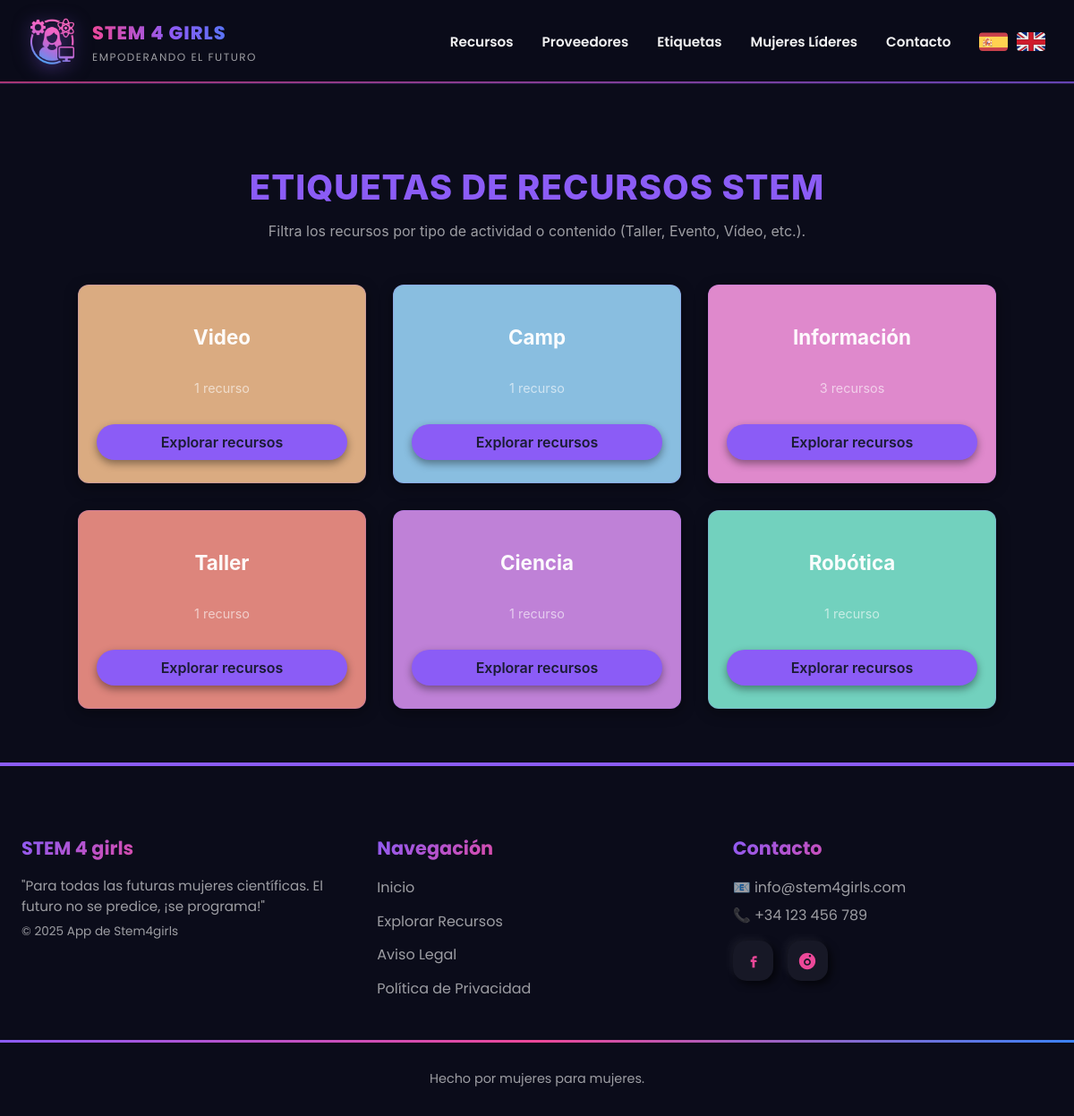
The app's page /tags/ with its own data.
### appstem4girls/models.py (models this page shows, shortened)
class Tag(models.Model):
    nombre = models.CharField(max_length=50)
    descripcion = models.TextField(blank=True)
    color_class = models.CharField(max_length=20, default='blue')

### appstem4girls/views.py (the view)
# urls.py: path('tags/', views.lista_tags, name='lista_tags'),
def lista_tags(request):
    tags = get_list_or_404(Tag)
    return render(request, 'lista_tags.html', {'tags': tags})

### appstem4girls/templates/lista_tags.html (shortened to what this page needs)
{% extends "base.html" %}
{% load static%}
{% load i18n %}
{% block extra_css %}
<link rel="stylesheet" href="{% static 'css/tags.css' %}">
{% endblock %}
{% block contenido %}
<section class="tags_section">
    <h1>{% trans "Etiquetas de Recursos STEM" %}</h1>
    <p class="subtitle">{% trans "Filtra los recursos por tipo de actividad o contenido (Taller, Evento, Vídeo, etc.)." %}</p>
    <div class="tags_grid">
        {% for tag in tags %}
            <div class="tag_card {{ tag.color_class }}">
                <h2>{{ tag.nombre }}</h2>
                <p>{{ tag.recursos.count }} {% trans "recurso" %}{{tag.recursos.count|pluralize:"s" }}</p>
                <a href="{% url 'detalle_tag' tag.id %}" class="btn_tag">{% trans "Ver Recursos" %}</a>
            </div>
        {% empty %}
            <p>No hay etiquetas disponibles.</p>
        {% endfor %}
    </div>
</section>
{% endblock %}

### appstem4girls/static/css/base.css (style rules this page uses)
:root { --primary: #8B5CF6; --secondary: #EC4899; --accent: #3B82F6; --text-light: rgba(255, 255, 255, 0.95); --text-muted: rgba(255, 255, 255, 0.6); --bg-dark: #0B0C1A; }
body { font-family: 'Poppins', Arial, sans-serif; background-color: var(--bg-dark); color: var(--text-light); margin: 0; padding: 0; min-height: 100vh; display: flex; flex-direction: column; }

### appstem4girls/static/css/tags.css (style rules this page uses)
:root { --bg-card: #1A1B33; --border-subtle: rgba(139, 92, 246, 0.2); }
.tags_section { background-color: var(--bg-dark); text-align: center; padding: 60px 20px; max-width: 1100px; margin: 0 auto; font-family: 'Inter', sans-serif; }
.tags_section h1 { font-size: 2.4rem; font-weight: 800; color: var(--primary); margin-bottom: 10px; text-transform: uppercase; letter-spacing: 1px; }
.tags_section .subtitle { font-size: 1rem; margin-bottom: 50px; color: var(--text-muted); }
.tags_grid { display: flex; flex-wrap: wrap; justify-content: center; gap: 30px; }
.tag_card { width: 280px; min-height: 170px; border-radius: 12px; padding: 25px 20px; border: 1px solid var(--border-subtle); box-shadow: 0 4px 15px rgba(0,0,0,0.4); display: flex; flex-direction: column; justify-content: space-between; position: relative; overflow: hidden; z-index: 1; }
.tag_card h2 { font-size: 1.4rem; font-weight: 700; margin-bottom: 12px; color: var(--tag-color-accent, var(--text-light)); position: relative; z-index: 1; }
.tag_card p { font-size: 0.9rem; color: var(--text-muted); margin-bottom: 1.5rem; position: relative; z-index: 1; }
.tag_card.blue { background-color: #89bee0; }
.tag_card.green { background-color: #df89cc; }
.tag_card.red { background-color: #dd857c; }
.tag_card.purple { background-color: #bf81d7; }
.tag_card.orange { background-color: #daab81; }
.tag_card.teal { background-color: #72d1be; }
.btn_tag { display: inline-block; background-color: var(--tag-color-accent, var(--primary)); color: var(--bg-card); font-weight: 600; font-size: 1rem; padding: 10px 22px; border-radius: 9999px; border: none; box-shadow: 0 4px 10px rgba(0,0,0,0.4); text-decoration: none; transition: all 0.3s ease; position: relative; z-index: 1; }

### records on screen
Tag: nombre "Video", recursos.count "1"
Tag: nombre "Camp", recursos.count "1"
Tag: nombre "Información", recursos.count "3"
Tag: nombre "Taller", recursos.count "1"
Tag: nombre "Ciencia", recursos.count "1"
Tag: nombre "Robótica", recursos.count "1"
